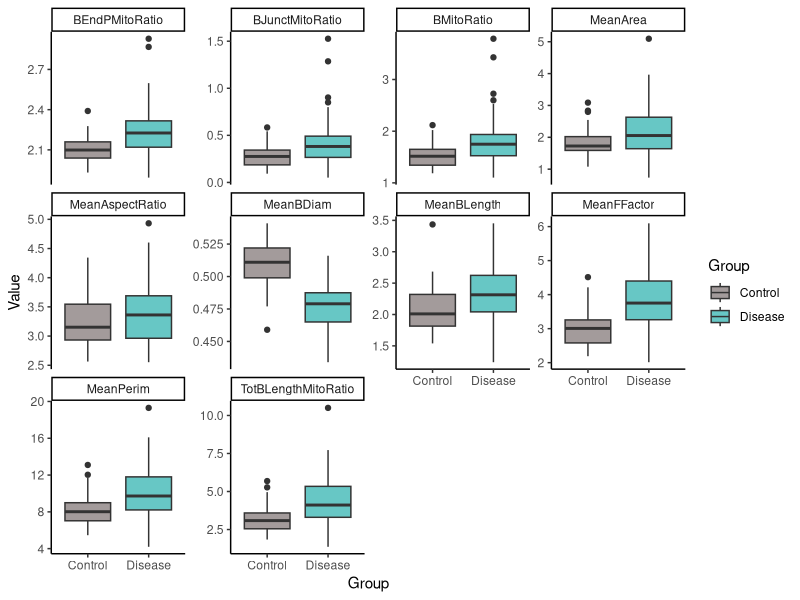
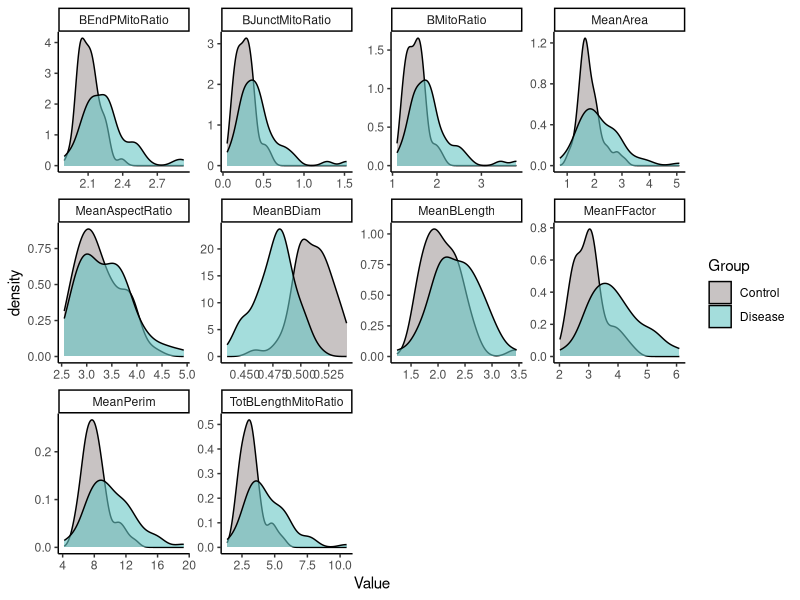
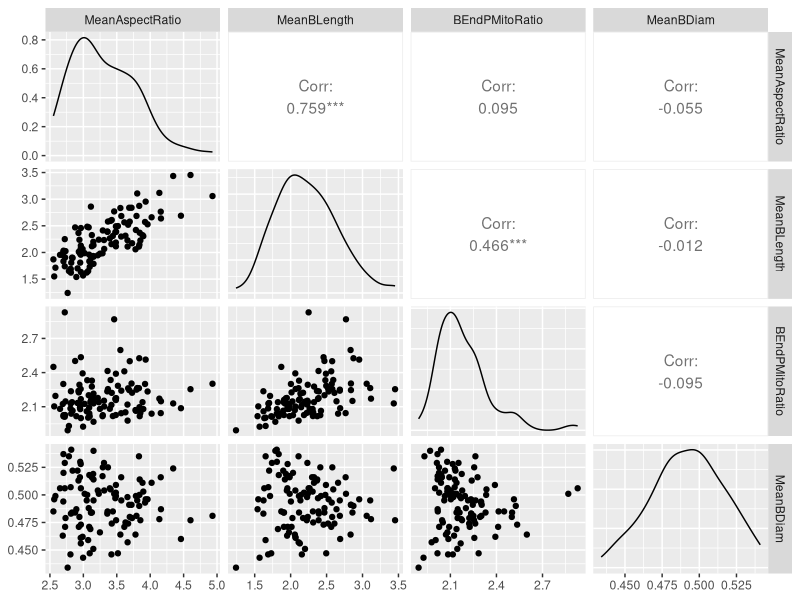

Here is the R script that generated these plots, in order: (Note: this script raises an error after producing the figures.)
## ---- chunk 1
library(here)
library(caret)
library(readxl)
library(ggfortify)
library(GGally)
library(glmnet)
library(Hmisc)
library(tidyverse)
## ---- chunk 2
db <- read_excel(here("data/dataform.xlsx"))
db <- na.omit(db)

db$ID <- as.factor(db$ID) 
db$Group <- as.factor(db$Group) 

#Removing redundant variables:

colnames(db)

db <- db %>%
  select(-c("MitoCount", "TotArea", "Bcount", "TotPerim", "TotBLength", "Bjunct", "BEndP"))

## ---- chunk 3
long_db <- db %>%
  pivot_longer(cols = -c(ID, Group), names_to = "Predictor", values_to = "Value")

long_db %>%
  ggplot(aes(x = Group, y = Value, fill = Group)) +
  geom_boxplot() +
  facet_wrap(~ Predictor, scales = "free_y") +
  scale_fill_manual(values = c("#a39b9b", "#67c7c5", "#f2de79")) +
  theme_classic()

long_db %>%
  ggplot(aes(x = Value, fill = Group)) +
  geom_density(alpha = 0.6) +
  facet_wrap(~ Predictor, scales = "free") +
  scale_fill_manual(values = c("#a39b9b", "#67c7c5", "#f2de79")) +
  theme_classic()


## ---- chunk 4

red_vars <- redun(as.matrix(db[-c(1,2)]))

db_res <- db %>%
  select(c("ID", "Group", red_vars$In))

db_res %>%
  select(-c(ID, Group)) %>%
  ggpairs() 

  

## ---- chunk 5
set.seed(2024)

db_ml <- db_res 


trnIndex <- createDataPartition(db_ml$Group, p = 0.7, list = FALSE)

trn <- db_ml[trnIndex,]
tst <- db_ml[-trnIndex,]

trn[-c(1,2)] <- scale(log2(trn[-c(1,2)]))
tst[-c(1,2)] <- scale(log2(tst[-c(1,2)]))


## ---- chunk 6

set.seed(2024)

train_control <- trainControl(method="repeatedcv", number=10, repeats=3)

train_model <- function(dat, method, search_grid=NULL) {
  set.seed(2024)
  
  mdl <- train(Group ~ .,
               data = dat[-1], 
               method = method,
               tuneGrid = search_grid,
               trControl = train_control,
               trace = FALSE)
  
  return(mdl)
}

make_bound_plot <- function(mod, dat, pcx = 1, pcy = 2, alg) {
  set.seed(2024)  # Ensure reproducibility in PCA transformation

  preproc <- preProcess(dat[-c(1,2)], method = c("pca"))
  pca_transformed <- predict(preproc, dat[-c(1,2)])
  pca_transformed <- data.frame(pca_transformed, Group = dat$Group)

  colnames(pca_transformed)[pcx] <- "X"
  colnames(pca_transformed)[pcy] <- "Y"

  # Create a grid of points in the PCA-transformed space
  x_min <- min(pca_transformed$X) - 1
  x_max <- max(pca_transformed$X) + 1
  y_min <- min(pca_transformed$Y) - 1
  y_max <- max(pca_transformed$Y) + 1

  # Generate grid points
  grid <- expand.grid(X = seq(x_min, x_max, length.out = 100),
                      Y = seq(y_min, y_max, length.out = 100))

  # Combine the grid with zeros for other components
  grid_full <- data.frame(matrix(0, nrow = nrow(grid), ncol = ncol(pca_transformed)-1))
  colnames(grid_full) <- colnames(pca_transformed)[-ncol(pca_transformed)]
  grid_full[, c(pcx, pcy)] <- grid

  # Inverse transform the grid to the original feature space
  inverse_pca <- function(pca_model, pca_data) {
    center <- pca_model$mean
    scale <- pca_model$std
    rotation <- pca_model$rotation
    
    # Calculate the original data matrix
    original_matrix <- as.matrix(pca_data) %*% t(rotation)
    
    # Re-scale and re-center
    original_matrix <- sweep(original_matrix, 2, scale, `*`)
    original_matrix <- sweep(original_matrix, 2, center, `+`)
    
    return(as.data.frame(original_matrix))
  }

  # Perform inverse PCA transformation on the grid
  grid_original <- inverse_pca(preproc, grid_full)
  colnames(grid_original) <- colnames(dat[-c(1,2)])

  # Predict on the original feature space
  grid_original$Group <- predict(mod, grid_original, type = "raw")

  # Plot the decision boundary
  ggplot() +
    geom_point(data = pca_transformed, aes(x = X, y = Y, color = Group), size = 2) +
    geom_tile(data = grid, aes(x = X, y = Y, fill = grid_original$Group), alpha = 0.3) +
    labs(title = paste(alg, "Decision Boundary with PCA"),
         x = paste("Principal Component", pcx),
         y = paste("Principal Component", pcy)) +
    theme_minimal() +
    scale_color_manual(name = "Reference", labels = levels(pca_transformed$Group), values = c("#a39b9b",  "#67c7c5", "#f2de79")) +
    scale_fill_manual(name = "Prediction", labels = levels(pca_transformed$Group), values = c("#a39b9b",  "#67c7c5", "#f2de79"))
}


## ---- chunk 7

set.seed(2024)

search_grid <- expand.grid(
  decay = seq(0, 0.2, by = 0.01)
)

multi_model <- train_model(trn, "multinom", search_grid)

pred_multi_model <- data.frame(Prediction = predict(multi_model, newx = as.matrix(trn[-c(1,2)]), type="raw"))

trn_class_res <- data.frame(ID = trn$ID, Prediction = pred_multi_model, Reference = trn$Group)

cfm <- confusionMatrix(predict(multi_model), trn$Group, positive = "DNML1")



## ---- chunk 8
make_bound_plot(multi_model, trn, 1, 2, "Neural Network")
## ---- chunk 9
make_bound_plot(multi_model, trn, 1, 3, "Neural Network") 
## ---- chunk 10
make_bound_plot(multi_model, trn, 2, 3, "Neural Network")
## ---- chunk 11
knitr::kable(cfm$table)
## ---- chunk 12
knitr::kable(varImp(multi_model)[1])
## ---- chunk 13
set.seed(2024)


search_grid <- expand.grid(
  mtry = seq(1, 4, by = 1)
)

rf_model <- train_model(trn, "rf", search_grid)

cfm_2 <- confusionMatrix(predict(rf_model), trn$Group, positive = "DNML1")


## ---- chunk 14
make_bound_plot(rf_model,trn, 1, 2, "Random Forest")
## ---- chunk 15
make_bound_plot(rf_model,trn, 1, 3, "Random Forest")
## ---- chunk 16
make_bound_plot(rf_model,trn, 2, 3, "Random Forest")
## ---- chunk 17
knitr::kable(cfm_2$table)
## ---- chunk 18
knitr::kable(varImp(multi_model)[1])
## ---- chunk 19
set.seed(2024)



# Preprocess with PCA and train SVM model
svm_model <- train_model(trn, "svmLinear")



pred_svm <- predict(svm_model, as.matrix(trn[-c(1,2)]), type = "raw")

confusionMatrix(pred_svm, trn$Group, positive = "DNM1L")

make_bound_plot(svm_model, trn, 1,2, "SVM")
make_bound_plot(svm_model, trn, 1,3, "SVM")
make_bound_plot(svm_model, trn, 2,3, "SVM")

## ---- chunk 20
set.seed(2024)

model_list <- list(Neural = multi_model, SVM = svm_model, RF = rf_model)

res <- resamples(model_list)

summary(res)


pred_tst <- predict(multi_model, tst[-c(1,2)], type = "raw")

confusionMatrix(pred_tst, tst$Group, positive = "DNM1L")

make_bound_plot(multi_model, tst,1,2, "Neural Network")
make_bound_plot(multi_model, tst, 1,3, "Neural Network")
make_bound_plot(multi_model, tst ,2,3, "Neural Network")
